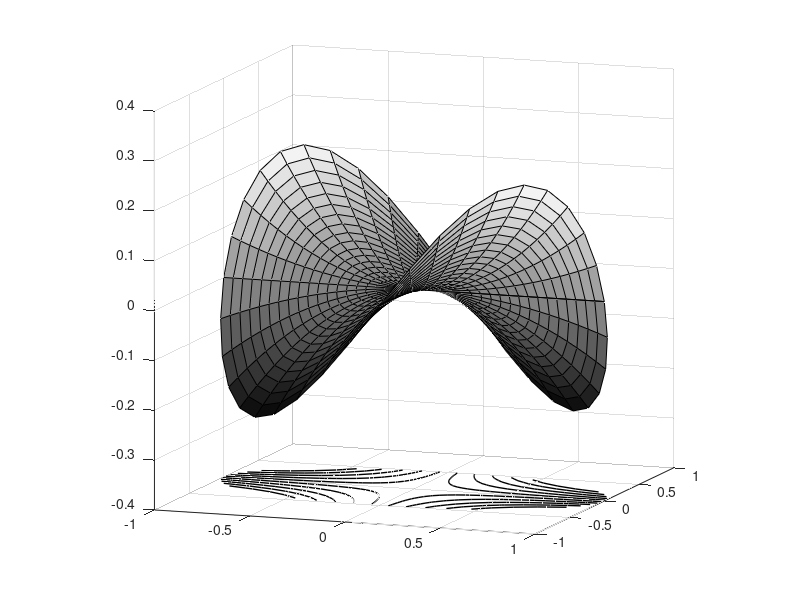

Here is the MATLAB script that generated this plot:
% MATLAB CODE: Example C-8
% Elasticity: Theory, Applications & Numerics 3e - Elsevier
% M.H. Sadd, University of Rhode Island
% Three Dimensional Plot of Warping Displacement Surface
% for Elliptical Section Under Torsion
clc;clear all;
a=1;b=0.5;
[t,r]=meshgrid(0:pi/20:2*pi,0:0.05:1);
x=a*r.*cos(t);
y=b*r.*sin(t);
w=-x.*y;
surfc(x,y,w);
colormap gray
h=findobj(gcf,'type','patch');
set(h,'LineWidth',1.0, 'EdgeColor','k');
axis([-1 1 -1 1])
axis square
view(20,10)